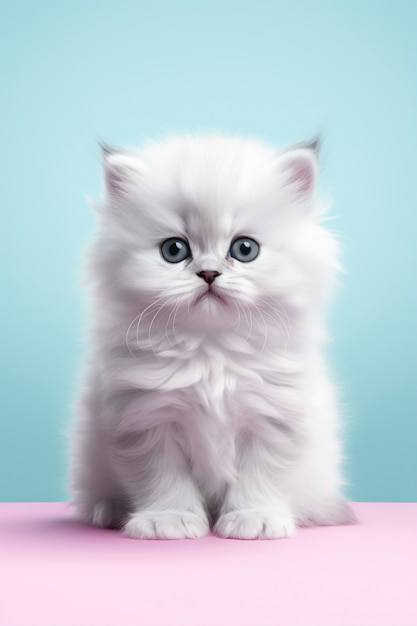
#> input picture kitty.jpg, 417 x 626 px
$ python module_11_1.py
#> lines starting #> are read from the running program, lines starting #| are printed output that depends on the picture
import numpy as np
from PIL import Image, ImageFilter, ImageDraw, ImageFont
from time import sleep
from labelme.utils import draw

a = np.array([[1, 2, 3],
              [4, 15, 6],
              [7, 8, 9]])
b = a * 2
c = a + b
print(f'Массив А:')
print(a)
print(f'Размер массива A равен {a.size}')
print(f'Сумма всех элементов массива A равна {a.sum()}')
print(f'Сренее арифметичесое всех элементов массива A равно {a.mean():.2f}')
print(f'Минимальное значение массива A равно {a.min()}')
print(f'Мфксимальное значение массива A равно {a.max()}')
sleep(1)
print(f'Массив B = A * 2:')
print(b)
sleep(1)
print(f'Массив C = A + B:')
print(c)
sleep(1)
a[a > 0] = 0
d = a
print(f'Массив D:')
print(d)

sleep(4)
print('_________')
image = Image.open('kitty.jpg')
#> image is the input picture: PIL image 417x626 RGB; mean R, G, B 195.2, 207.3, 216.5
image.show()
print(f'Размер картинки: {image.size}')
#| Размер картинки: (417, 626)
image2 = image.resize((100, 170))
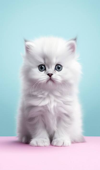
#> image2: PIL image 100x170 RGB; mean R, G, B 195.2, 207.2, 216.5
image2.save('test_kitty.jpg')
image2 = Image.open('test_kitty.jpg')
image2.show()
image3 = image.rotate(90)
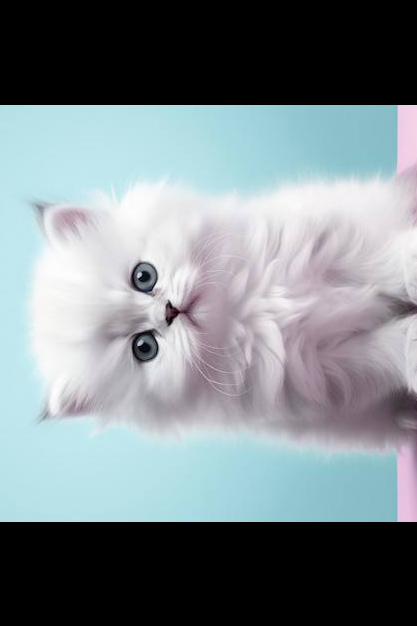
#> image3: PIL image 417x626 RGB; mean R, G, B 124.2, 134.3, 139
image3.save('test2_kitty.jpg')
image3 = Image.open('test2_kitty.jpg')
image3.show()
image4 = image.crop((0, 0, int(image.width / 2), int(image.height / 2)))
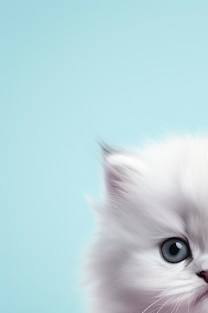
#> image4: PIL image 208x313 RGB; mean R, G, B 186.8, 215.1, 221.1
image4.save('test3_kitty.jpg')
image4 = Image.open('test3_kitty.jpg')
image4.show()
image5 = image.filter(ImageFilter.BLUR)
image5.save('test4_kitty.jpg')
image5 = Image.open('test4_kitty.jpg')
image5.show()
font = ImageFont.truetype('arial.ttf', 40)
drawer = ImageDraw.Draw(image)
drawer.text((5, 5), "Поздравляем!", font=font, fill="black")
#> (the run stopped early here; a loop or call above may not have finished)

$ run again, with buildings.jpg copied over kitty.jpg
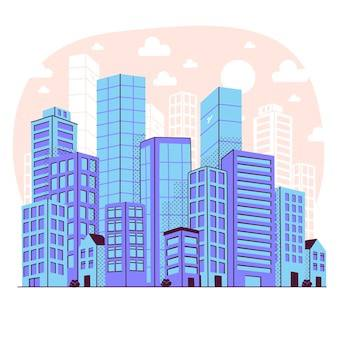
#> input picture buildings.jpg, 338 x 338 px
#> image is the input picture: PIL image 338x338 RGB; mean R, G, B 203.5, 213.6, 237.8
#| Размер картинки: (338, 338)
#> `image4 = image.crop((0, 0, int(image.width / 2), int(image.height / 2)))`:
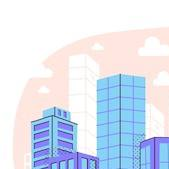
#> image4: PIL image 169x169 RGB; mean R, G, B 219.2, 227.5, 241
#> `image5 = image.filter(ImageFilter.BLUR)`:
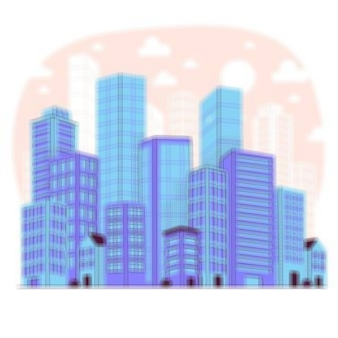
#> image5: PIL image 338x338 RGB; mean R, G, B 203.5, 213.6, 237.9
